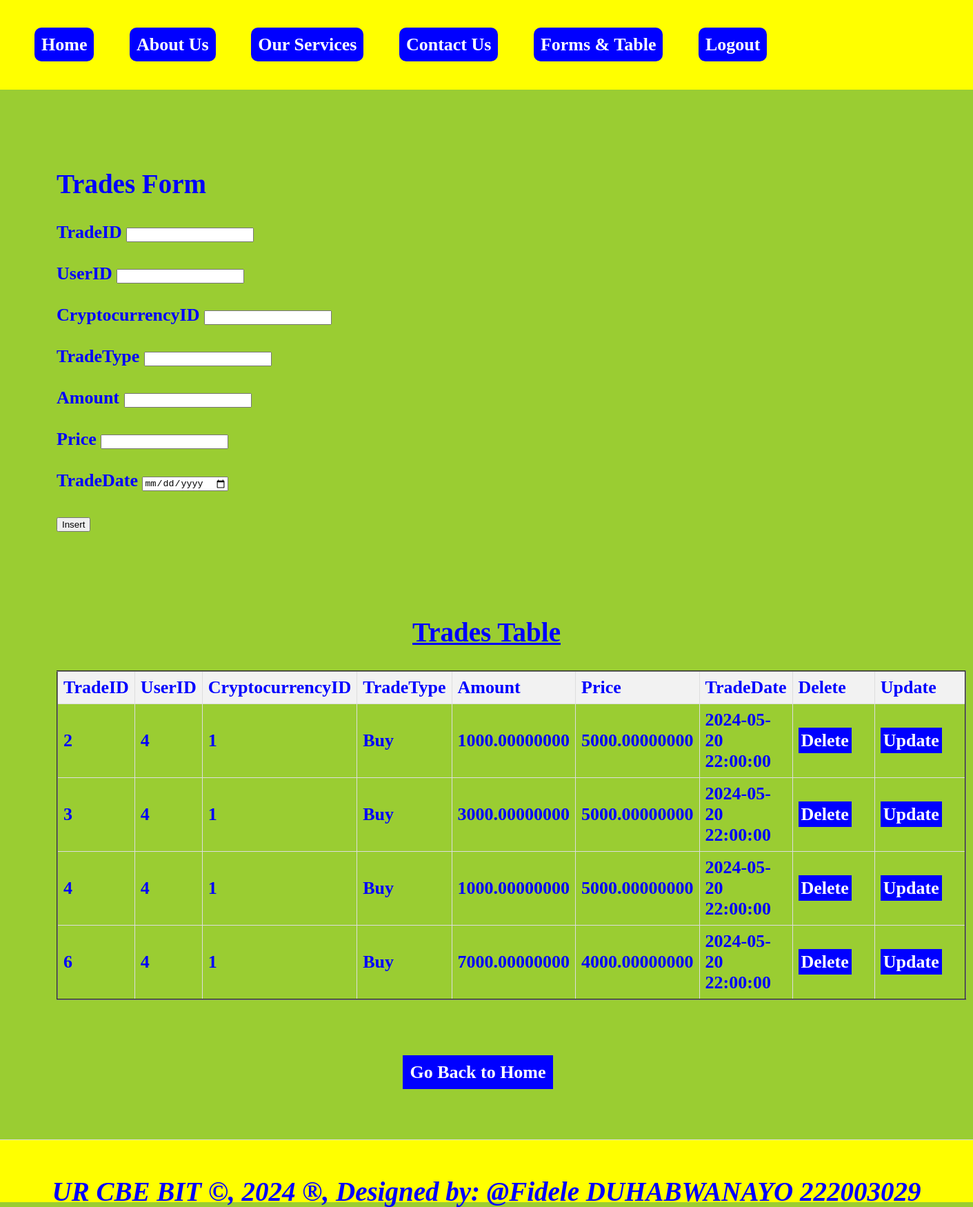
The page /trades.php on the database its author committed.
### tables this page shows
CREATE TABLE `trades` (
  `TradeID` int(11) NOT NULL,
  `UserID` int(11) DEFAULT NULL,
  `CryptocurrencyID` int(11) DEFAULT NULL,
  `TradeType` enum('Buy','Sell') DEFAULT NULL,
  `Amount` decimal(20,8) NOT NULL,
  `Price` decimal(20,8) NOT NULL,
  `TradeDate` timestamp NOT NULL DEFAULT CURRENT_TIMESTAMP
);

### trades.php (the view, shortened to what this page needs)
<!DOCTYPE html>
<html lang="en">
<head>
    <link rel="stylesheet" type="text/css" href="./styles.css" title="style1" media="screen,tv,print,handheld"/>
</head>
<body>
    <header>
        <nav>
            <ul>
                <li><a href="home.html">Home</a></li>
                <li><a href="about.html">About Us</a></li>
                <li><a href="services.html">Our Services</a></li>
                <li><a href="contact.html">Contact Us</a></li>
                <li class="dropdown">
                    <a href="forms and tables.html">Forms & Table</a>
                </li>
                <li class="dropdown">
                        <a href="logout.php">Logout</a>
                </li>
            </ul>
        </nav>
    </header>
<section>
  <h1>Trades Form</h1>
  <form method="post" action="trades.php">
    <label for="TradeID">TradeID</label>
    <input type="number" id="TradeID" name="TradeID"><br><br>
    <label for="UserID">UserID</label>
    <input type="text" id="UserID" name="UserID" required><br><br>
    <label for="CryptocurrencyID">CryptocurrencyID</label>
    <input type="text" id="CryptocurrencyID" name="CryptocurrencyID" required><br><br>
    <label for="TradeType">TradeType</label>
    <input type="text" id="TradeType" name="TradeType" required><br><br>
    <label for="Amount">Amount</label>
    <input type="text" id="Amount" name="Amount" required><br><br>
    <label for="Price">Price</label>
    <input type="text" id="Price" name="Price"><br><br>
    <label for="TradeDate">TradeDate</label>
    <input type="Date" id="TradeDate" name="TradeDate" required><br><br>
    <input type="submit" name="add" value="Insert"><br><br><br><br>
  </form>
<?php
$host = "localhost";
$user = "root";
$pass = "";
$database = "cryptocurrency_exchange_platform";
$connection = new mysqli($host, $user, $pass, $database);
$sql = "SELECT * FROM trades";
$result = $connection->query($sql);
?>
<!DOCTYPE html>
<html>
<head>
</head>
<body><center>
    <center><h1><u>Trades Table</u></h1></center>
    <table border="2">
        <tr>
            <th>TradeID</th>
            <th>UserID</th>
            <th>CryptocurrencyID</th>
            <th>TradeType</th>
            <th>Amount</th>
            <th>Price</th>
            <th>TradeDate</th>
            <th>Delete</th>
            <th>Update</th>
        </tr>
        <?php
        if ($result === false) {
            echo "Error: " . $connection->error;
        } else {
            if ($result->num_rows > 0) {
                while ($row = $result->fetch_assoc()) {
                    $TradeID = $row['TradeID'];
                    echo "<tr>
                        <td>" . $row['TradeID'] . "</td>
                        <td>" . $row['UserID'] . "</td>
                        <td>" . $row['CryptocurrencyID'] . "</td>
                        <td>" . $row['TradeType'] . "</td>
                        <td>" . $row['Amount'] . "</td>
                        <td>" . $row['Price'] . "</td>
                        <td>" . $row['TradeDate'] . "</td>
                        <td><a style='padding:4px' href='Delete_trades.php?TradeID=$TradeID'>Delete</a></td>
                        <td><a style='padding:4px' href='Update_trades.php?TradeID=$TradeID'>Update</a></td>
                    </tr>";
                }
            } else {
                echo "<tr><td colspan='6'>No data found</td></tr>";
            }
        }
        ?>
    </table><br><br><br>
    <a href="./home.html">Go Back to Home</a><br></center>
</body>
</section>
<footer>
  <center>
    <b><h2><marquee><i>UR CBE BIT &copy, 2024 &reg, Designed by: @Fidele DUHABWANAYO 222003029</i></marquee></h2></b>
  </center>
</footer>
</body>
</html>

### styles.css (style rules this page uses)
body { font-family: century; margin: 0; padding: 0; background-color: skyblue; font-weight: bold; font-size: 22px; color: blue; }
header { background-color: bllue; padding: 20px; }
nav { display: flex; justify-content: space-between; }
nav ul { list-style: none; margin: 0; padding: 0; }
nav li { display: inline-block; margin-right: 20px; }
nav a { background-color: blue; text-decoration: none; color: white; padding: 10px; border-radius: 10px; }
.dropdown { position: right; display: inline-block; direction: rtl; }
section { padding: 20px; border-bottom: 1px solid #ddd; }
footer { height: 50px; text-align: center; padding: 15px; background-color: rgb(0,0,0); }

### trades.php (style rules this page uses)
a { padding: 10px; color: white; background-color: blue; text-decoration: none; margin-right: 25px; }
a:link { color: white; }
section { padding:10px; }
header { background-color:yellow; padding: 50px; }
section { padding:82px; border-bottom: 1px solid #ddd; }
footer { text-align: center; padding: 20px; background-color:yellow; }
body { background-color: yellowgreen; color: blue; font-family: Times New Roman; font-size: 26px; }
table { width: 80%; border-collapse: collapse; }
th, td { border: 1px solid #ddd; padding: 8px; text-align: left; }
th { background-color: #f2f2f2; }

### rows shown on the page
trades: TradeID "2", UserID "4", CryptocurrencyID "1", TradeType "Buy", Amount "1000.00000000", Price "5000.00000000", TradeDate "2024-05-20 22:00:00"
trades: TradeID "3", UserID "4", CryptocurrencyID "1", TradeType "Buy", Amount "3000.00000000", Price "5000.00000000", TradeDate "2024-05-20 22:00:00"
trades: TradeID "4", UserID "4", CryptocurrencyID "1", TradeType "Buy", Amount "1000.00000000", Price "5000.00000000", TradeDate "2024-05-20 22:00:00"
trades: TradeID "6", UserID "4", CryptocurrencyID "1", TradeType "Buy", Amount "7000.00000000", Price "4000.00000000", TradeDate "2024-05-20 22:00:00"
